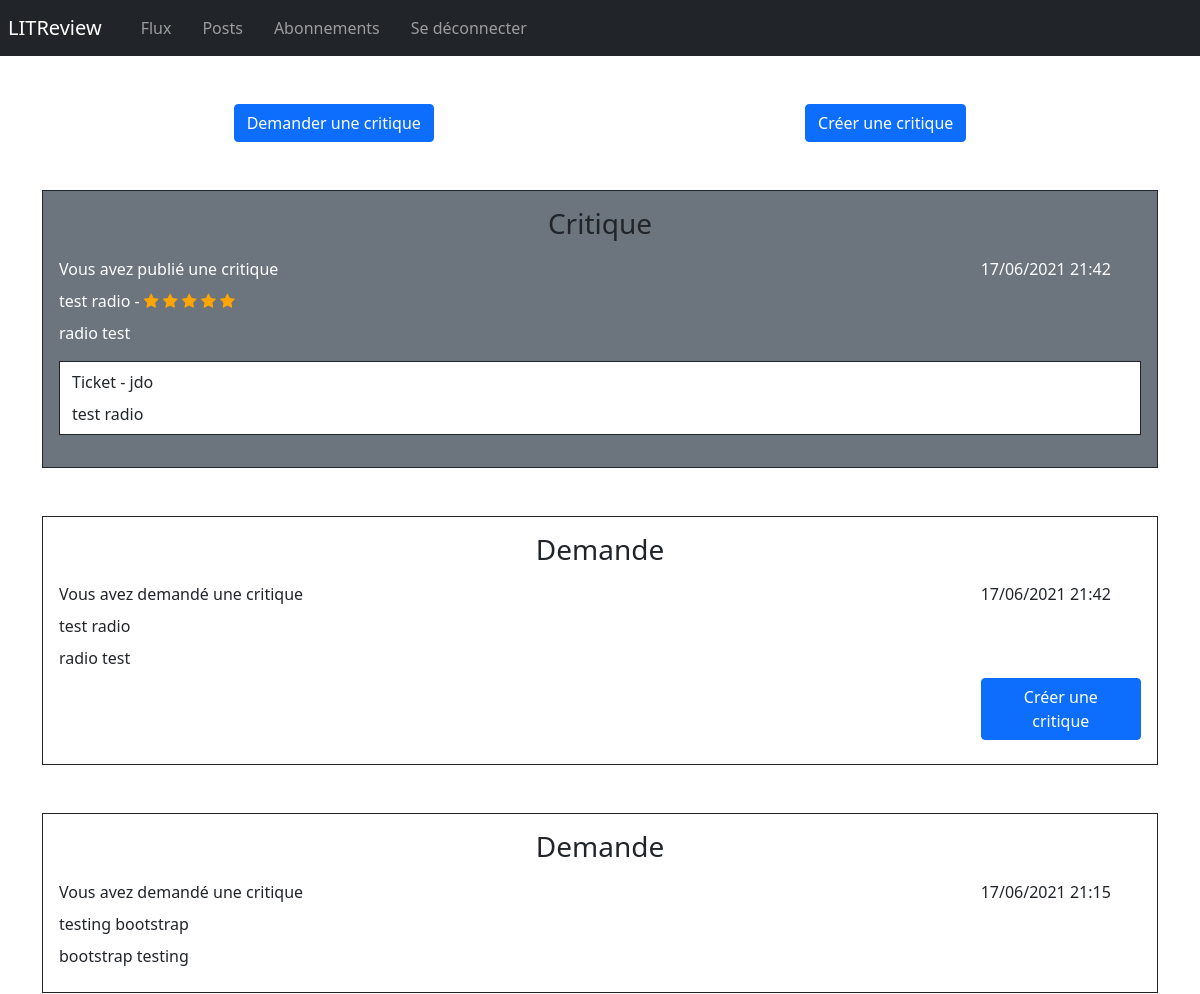
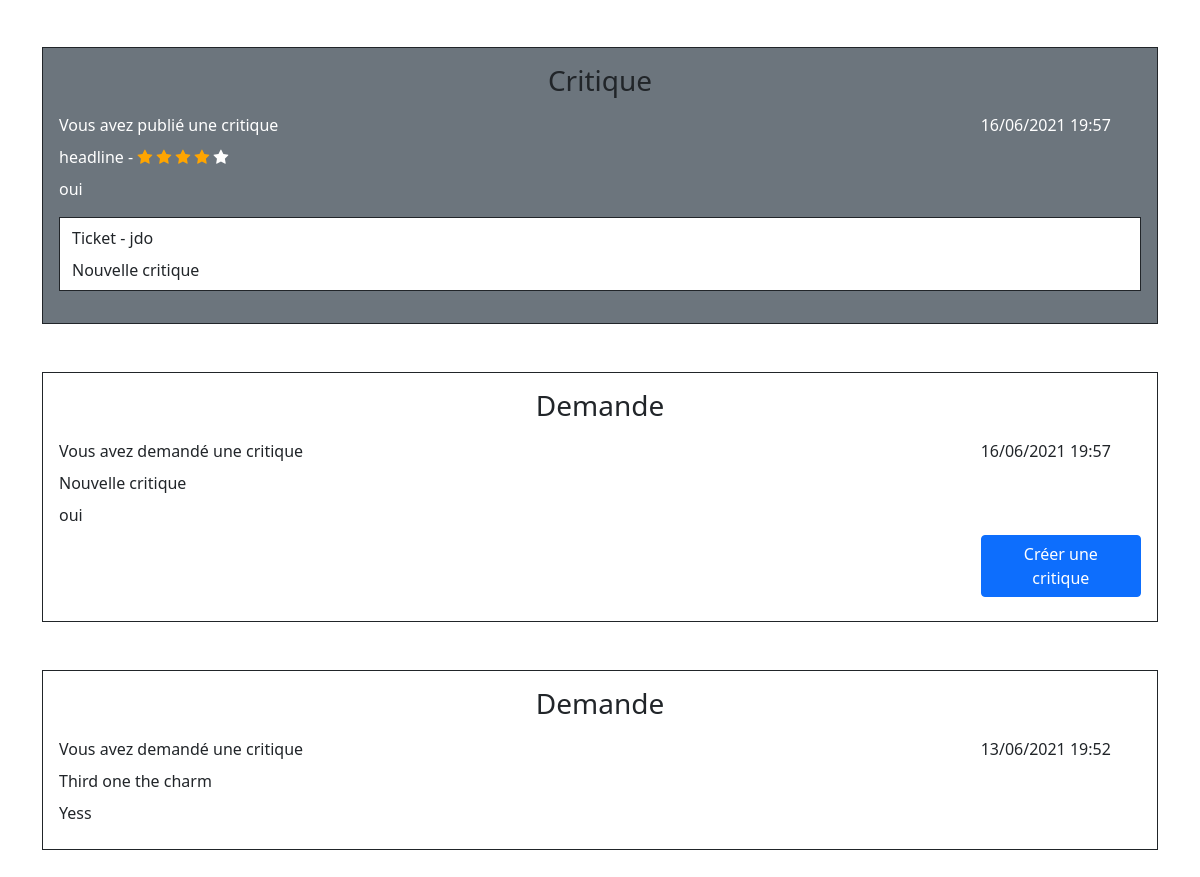
Page /flux (signed in) on the earlier database version (2 pictures, top to bottom).
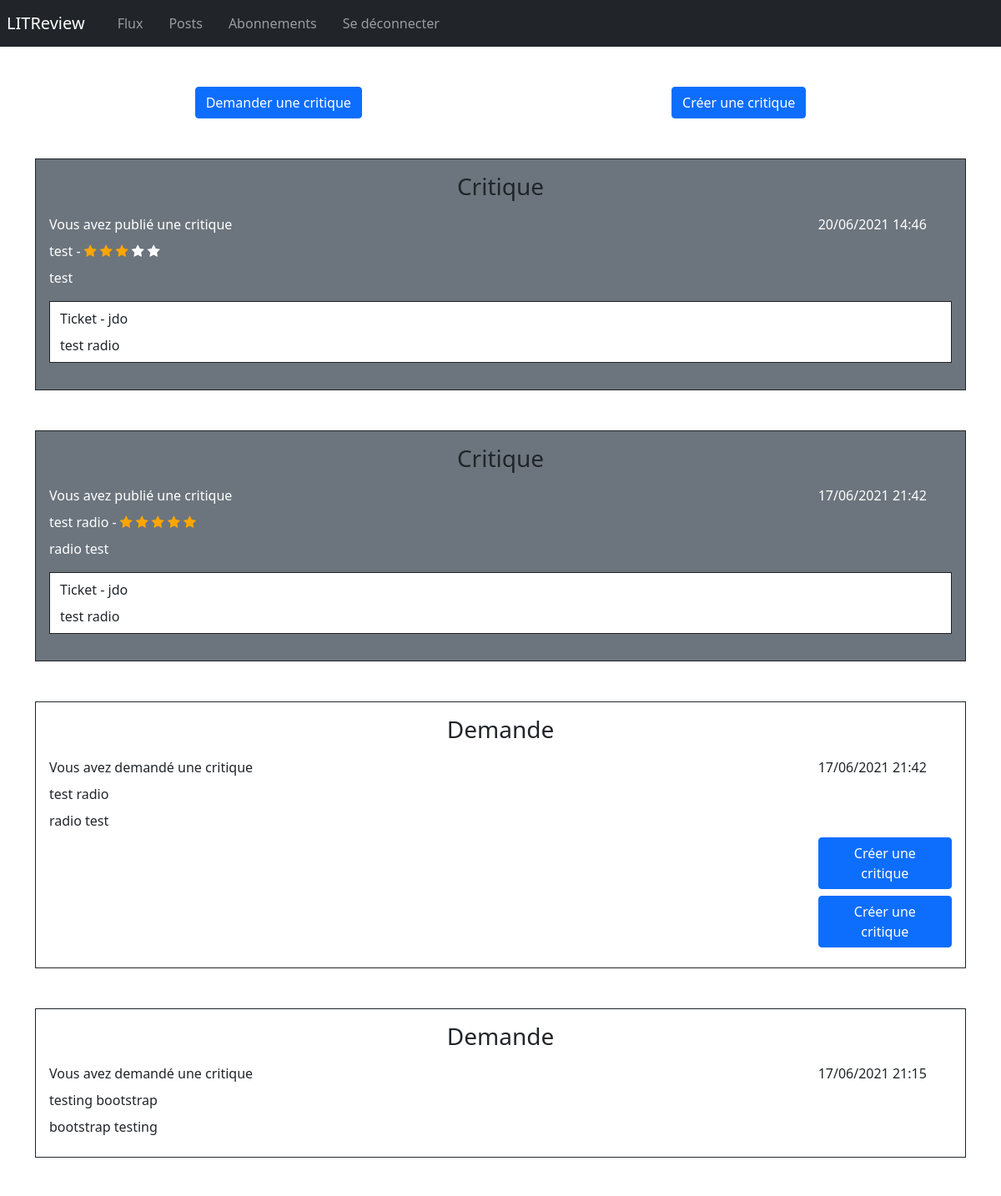
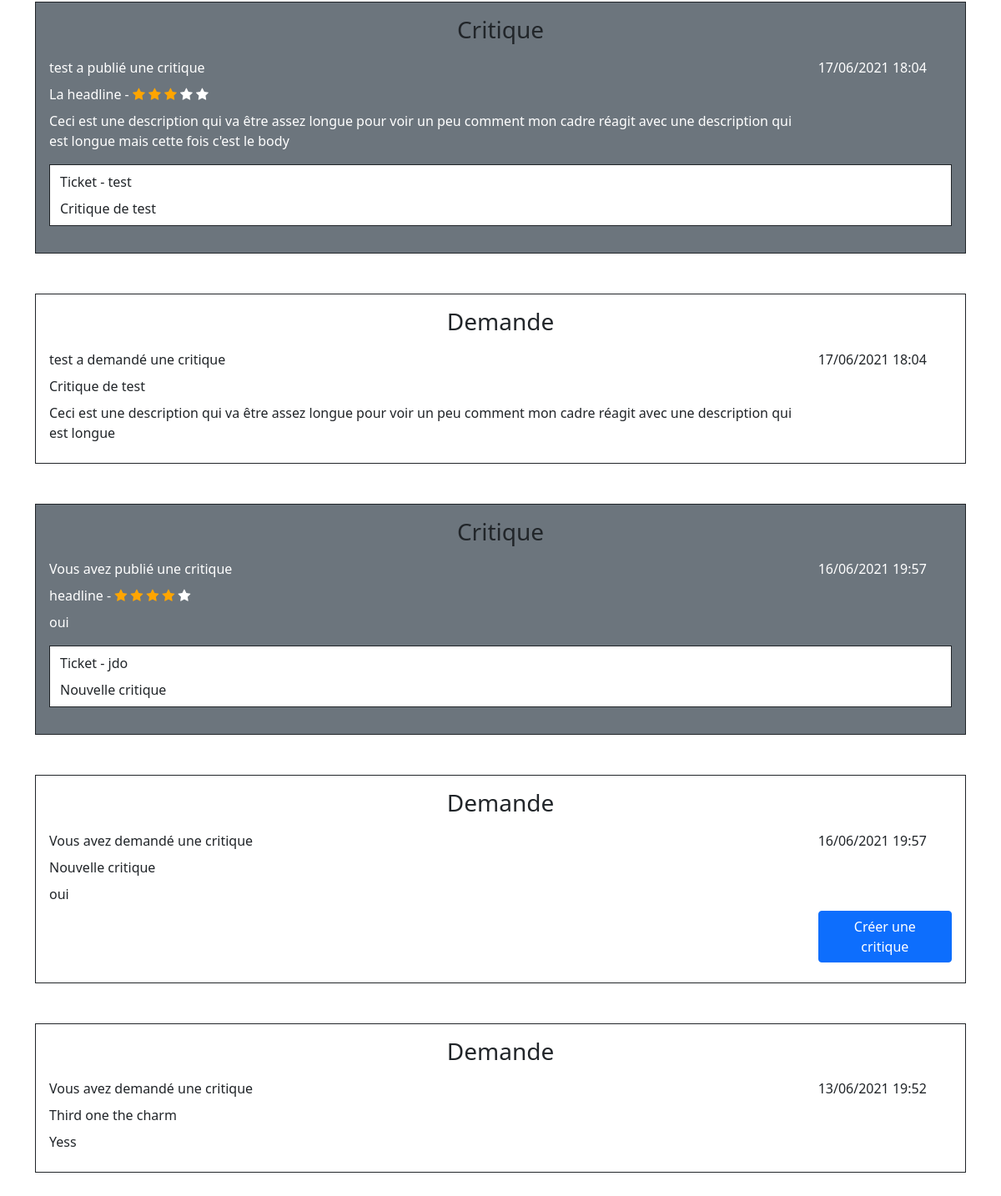
Same page on the later database version (2 pictures, top to bottom).
### p9books/models.py (models this page shows)
class Review(models.Model):
    ticket = models.ForeignKey(to=Ticket, on_delete=models.CASCADE)
    rating = models.PositiveSmallIntegerField(
        validators=[MinValueValidator(0), MaxValueValidator(5)])
    headline = models.CharField(max_length=128)
    body = models.CharField(max_length=8192, blank=True)
    user = models.ForeignKey(
        to=settings.AUTH_USER_MODEL, on_delete=models.CASCADE)
    time_created = models.DateTimeField(auto_now_add=True)

class Ticket(models.Model):
    title = models.CharField(max_length=128)
    description = models.TextField(max_length=2048, blank=True)
    user = models.ForeignKey(to=settings.AUTH_USER_MODEL,
                             on_delete=models.CASCADE)
    image = models.ImageField(null=True, blank=True)
    time_created = models.DateTimeField(auto_now_add=True)

### p9books/views.py (the view)
# urls.py: 2. Add a URL to urlpatterns:  path('', views.home, name='home')
@login_required(login_url='login')
def home(request):
    user = request.user
    follows = UserFollows.objects.filter(user=user.id)
    user_list = [user]
    for users in follows:
        user_list.append(users.followed_user.id)
    reviews = Review.objects.all().filter(user__in=user_list)
    tickets = Ticket.objects.all().filter(user__in=user_list)
    myreviews = Review.objects.all().filter(user=user)
    mytickets = []
    for review in myreviews:
        mytickets.append(review.ticket)
    combined = sorted(chain(tickets, reviews),
                      key=lambda instance: instance.time_created,
                      reverse=True)
    return render(request, 'flux.html',
                  context={'objects': combined, 'reviews': mytickets})

### p9books/templates/flux.html (shortened to what this page needs)
{% extends "base.html" %}
{% block content %}
<div class="d-flex justify-content-around m-5">
    <a href="/new-ticket" class="btn btn-primary">Demander une critique</a>
    <a href="/new-review" class="btn btn-primary">Créer une critique</a>
</div>
<div class="container">
    {% for obj in objects %}
        {% if obj.title %}
            <div class="container bg-white text-dark border border-dark mb-5 p-3">
                <div class="d-flex justify-content-center text-dark"><h3>Demande</h3></div>
                {% if obj.user == user %}
                <div class="row mt-2 mb-2 ">
                    <div class="col-10">Vous avez demandé une critique</div>
                    <div class="col-2">{{obj.time_created|date:'d/m/Y H:i'}}</div>
                </div>
                {% else %}
                <div class="row mt-2 mb-2">
                    <div class="col-10">{{obj.user}} a demandé une critique</div>
                    <div class="col-2">{{obj.time_created|date:'d/m/Y H:i'}}</div>
                </div>
                {% endif %}
                <div class="row mt-2 mb-2">
                    <div class="col-10">{{obj.title}}</div>
                </div>
                <div class="row mt-2 mb-2">
                    <div class="col-10">{{obj.description}}</div>
                </div>
                {% load static %}
                {% for ticket in reviews %}
                    {% if ticket == obj %}
                        <div class="row justify-content-end mt-2 mb-2">
                            <div class="col-2">
                                <a href="{% url 'answer' obj.id %}" class="btn btn-primary">Créer une critique</a>
                            </div>
                        </div>
                    {% endif %}
                {% endfor %}
            </div>
        {% else %}
            <div class="container bg-secondary text-white border border-dark mb-5 p-3">
                <div class="d-flex justify-content-center text-dark"><h3>Critique</h3></div>
                {% if obj.user == user %}
                    <div class="row mt-2 mb-2">
                        <div class="col-10">Vous avez publié une critique</div>
                        <div class="col-2">{{obj.time_created|date:'d/m/Y H:i'}}</div>
                    </div>
                {% else %}
                    <div class="row mt-2 mb-2">
                        <div class="col-10">{{obj.user}} a publié une critique</div>
                        <div class="col-2">{{obj.time_created|date:'d/m/Y H:i'}}</div>
                    </div>
                {% endif %}
                <div class="row mt-2 mb-2">
                        <div class="col-10">
                            {{obj.headline}} -
                            {% with ''|center:5 as range %}
                            {% for _ in range %}
                                {% if forloop.counter <= obj.rating %}
                                <span class="fa fa-star checked"></span>
                                {% else %}
                                <span class="fa fa-star"></span>
                                {% endif %}
                            {% endfor %}
                            {% endwith %}
                        </div>
                </div>
                <div class="row mt-2 mb-2">
                        <div class="col-10">{{obj.body}}</div>
                </div>
                <div class="container bg-white text-dark border border-dark mb-3 mt-3">
                    <div class="row mt-2 mb-2">
                        <div class="col-10">Ticket - {{obj.ticket.user}}</div>
                    </div>
                    <div class="row mt-2 mb-2">
                        <div class="col-10">{{obj.ticket.title}}</div>
                    </div>
                </div>
            </div>
        {% endif %}
    {% endfor %}
</div>
{% endblock %}

Differences in the rows shown:
added Review: time_created "20/06/2021 14:46", headline "test", rating 3 (drawn), body "test", ticket.user "jdo", ticket "test radio"
now on this page (row unchanged): Review: user "test", time_created "17/06/2021 18:04", headline "La headline", rating 3 (drawn), body "Ceci est une description qui va être assez longue pour voir un peu comment mon cadre réagit avec une description qui est longue mais cette fois c'est le body", ticket.user "test", ticket "Critique de test"
now on this page (row unchanged): Ticket: user "test", time_created "17/06/2021 18:04", title "Critique de test", description "Ceci est une description qui va être assez longue pour voir un peu comment mon cadre réagit avec une description qui est longue"
